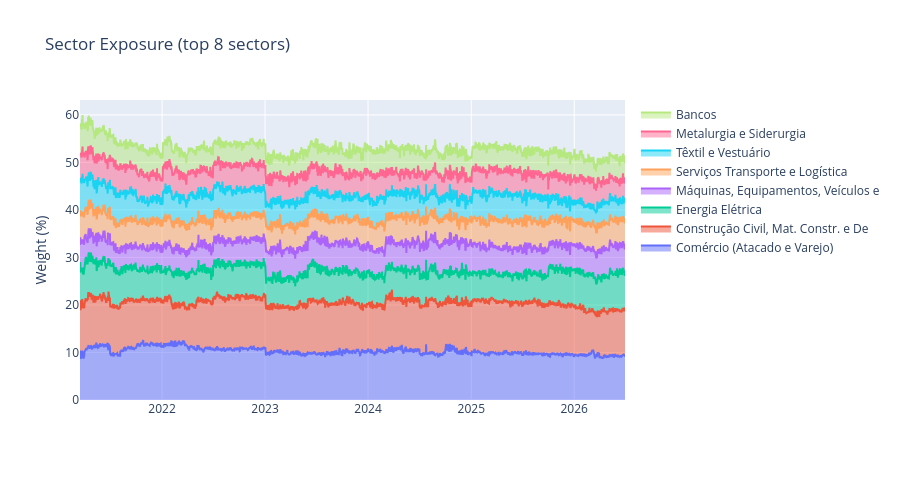

The notebook cell this image was saved under:
### Markdown cell above
## 7. Sector Exposure Over Time

### Code cell
sectors = (
    pd.read_parquet(ROOT / 'data/processed/ml_dataset_training.parquet',
                    columns=['ticker', 'sector'])
    .drop_duplicates('ticker').set_index('ticker')['sector']
)
col_sector = {c: sectors.get(c.removeprefix('w_'), 'Unknown') for c in weight_cols}
sector_w = results[weight_cols].T.groupby(pd.Series(col_sector)).sum().T
sector_w.index = results['date']
top_sectors = sector_w.mean().sort_values(ascending=False).head(8).index

fig = go.Figure()
for s in top_sectors:
    fig.add_trace(go.Scatter(x=sector_w.index, y=sector_w[s] * 100, name=s[:35], stackgroup='s'))
fig.update_layout(title='Sector Exposure (top 8 sectors)', yaxis_title='Weight (%)', height=480)
fig.show()

### Figure 1 — Plotly figure (JSON) as saved in the notebook; plotly's stock layout.template omitted (floating-point values rounded to 4 significant figures; data arrays with more than 128 entries replaced by an {"elided": "..."} marker saying what was removed)
{"data": [{"name": "Comércio (Atacado e Varejo)", "stackgroup": "s", "type": "scatter", "x": {"elided": "1319 str values"}, "y": {"elided": "1319 float values"}}, {"name": "Construção Civil, Mat. Constr. e De", "stackgroup": "s", "type": "scatter", "x": {"elided": "1319 str values"}, "y": {"elided": "1319 float values"}}, {"name": "Energia Elétrica", "stackgroup": "s", "type": "scatter", "x": {"elided": "1319 str values"}, "y": {"elided": "1319 float values"}}, {"name": "Máquinas, Equipamentos, Veículos e ", "stackgroup": "s", "type": "scatter", "x": {"elided": "1319 str values"}, "y": {"elided": "1319 float values"}}, {"name": "Serviços Transporte e Logística", "stackgroup": "s", "type": "scatter", "x": {"elided": "1319 str values"}, "y": {"elided": "1319 float values"}}, {"name": "Têxtil e Vestuário", "stackgroup": "s", "type": "scatter", "x": {"elided": "1319 str values"}, "y": {"elided": "1319 float values"}}, {"name": "Metalurgia e Siderurgia", "stackgroup": "s", "type": "scatter", "x": {"elided": "1319 str values"}, "y": {"elided": "1319 float values"}}, {"name": "Bancos", "stackgroup": "s", "type": "scatter", "x": {"elided": "1319 str values"}, "y": {"elided": "1319 float values"}}], "layout": {"height": 480, "title": {"text": "Sector Exposure (top 8 sectors)"}, "yaxis": {"title": {"text": "Weight (%)"}}}}
